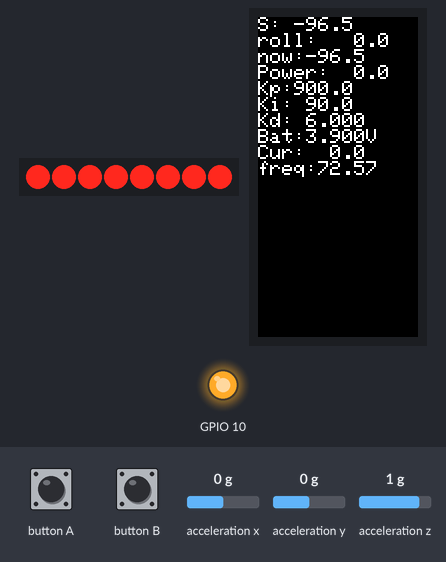
Bench run of a sketch on a simulated ESP32. Shown: 8 port-expander outputs drawn as a row of LEDs (first output left, lit = HIGH), 80×160 colour display, output pins drawn as LEDs (lit = HIGH). Wiring (inferred from the names in the program): PCF8574 port expander at I2C address 0x38. Wiring (inferred from the signals the program sends): row of LEDs: on Q0, Q1, Q2, Q3, Q4, Q5, Q6, Q7. Inputs (shaded band) come from the test bench; at power-on: acceleration y 0 g, acceleration z 1 g, acceleration x 0 g. What the sketch prints to the serial monitor is not drawn.

Above: at 0.86 s.
1.4 s: button A pressed for 0.15 s
At 3.51 s:
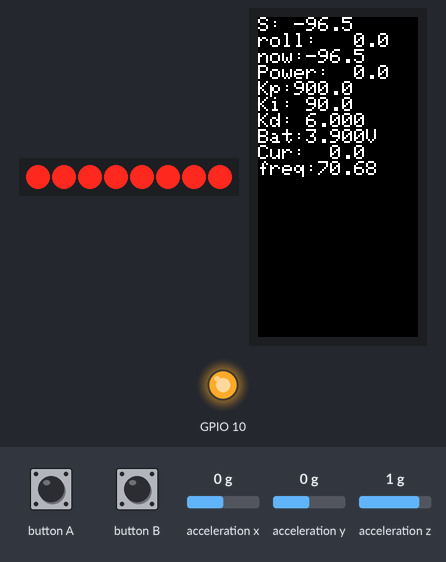
4.5 s: acceleration y set to -0.9 g
At 5.56 s:
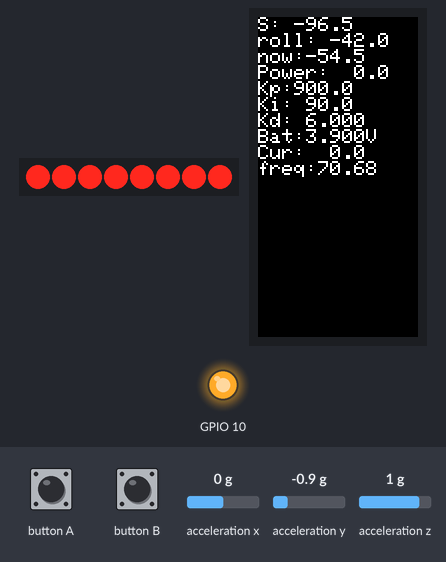
7.5 s: acceleration y set to -1.2 g
At 9.91 s:
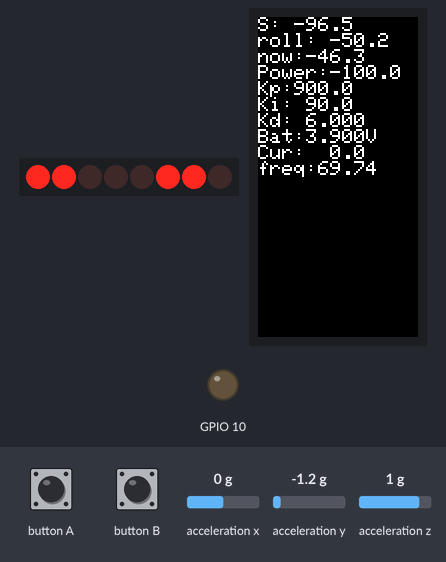
10.2 s: acceleration z set to -1.4 g
At 10.66 s:
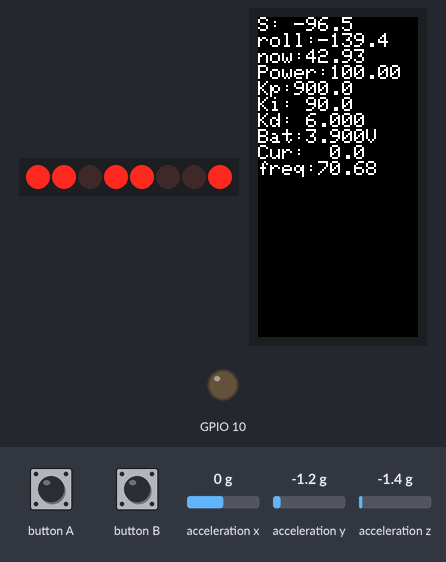
12.9 s: button A pressed for 1 s
At 14.7 s:
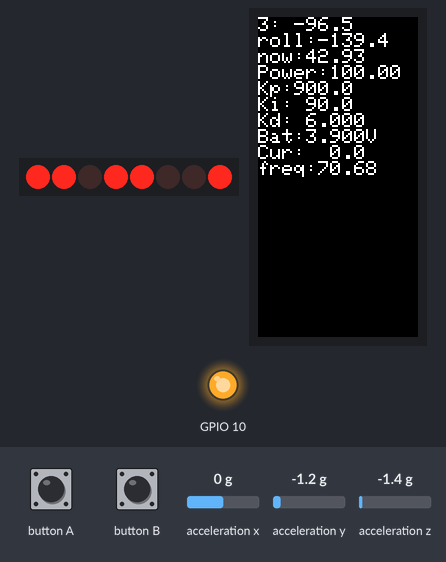
16.4 s: acceleration y set to -1.4 g
At 17.29 s:
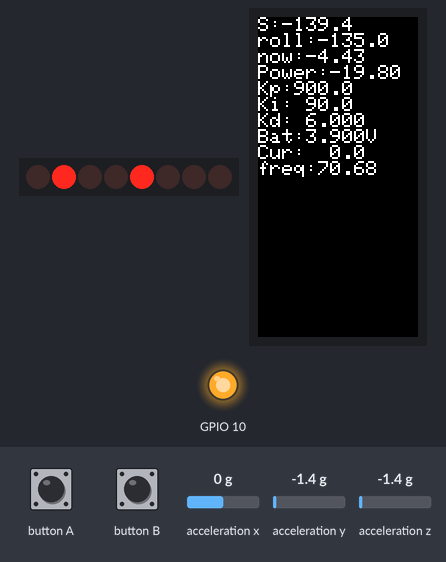
Timing chart, 0 to 22.3 s (numbered marks = the images above; inputs shaded):
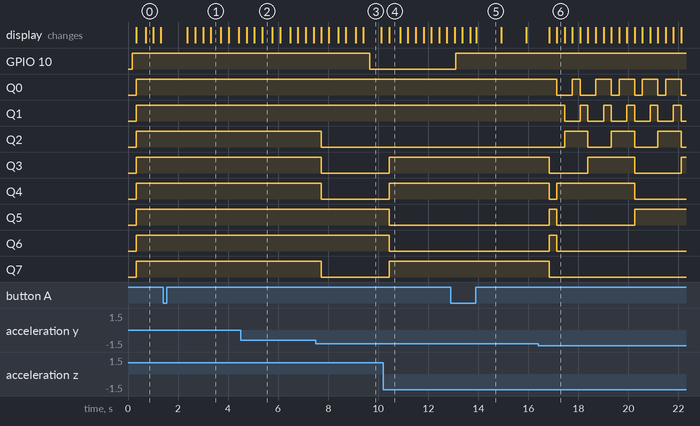

The sketch:

balac_pid.ino
```cpp
#include <M5StickC.h>
#include "BalaC.h"

float Kp = 0.0;
float Ki = 0.0;
float Kd = 0.0;

// @kelu : target should be programmable.
float target = -96.5;
float P, I, D, preP;

float power = 0;
float dt, preTime;

bool first = true;
bool started = false;

float roll, pitch, yaw;
float standard;
float now;
float loopfreq;

void drawScreen() {
 M5.Lcd.setCursor(0, 0);
  M5.Lcd.printf("S:%6.1f\n", target);
  M5.Lcd.printf("roll:%6.1f\n", roll);
  M5.Lcd.printf("now:%4.1f\n", target - roll);
  M5.Lcd.printf("Power:%5.1f\n", power);
  M5.Lcd.printf("Kp:%5.1f\n", Kp);
  M5.Lcd.printf("Ki:%5.1f\n", Ki);
  M5.Lcd.printf("Kd:%6.3f\n", Kd);
  M5.Lcd.printf("Bat:%5.3fV\n", M5.Axp.GetBatVoltage());
  M5.Lcd.printf("Cur:%5.1f\n", M5.Axp.GetBatCurrent());
  M5.Lcd.printf("freq:%5.2f        ",loopfreq);

}

void setup() {
  Serial.begin(151200);

  M5.begin();
  M5.Lcd.setRotation(2);
  M5.Lcd.fillScreen(BLACK);
  M5.Lcd.setTextSize(1);
  M5.Axp.ScreenBreath(8);
  M5.Axp.SetChargeCurrent(0x01);
  M5.MPU6886.Init();
  BalaC_Init();

  pinMode(GPIO_NUM_10, OUTPUT);
  digitalWrite(GPIO_NUM_10, HIGH);
  drawScreen();

// setting up PID values
  Kp = 900.0;
  Ki = 90.0;
  Kd = 6.0;
}

static  int Duty;
bool led = false;

void loop() {
  M5.update();
  if ( M5.BtnB.wasReleased() ) {
    // ボタンBを押すと再起動
    // Pressing button B restarts it.
    esp_restart();
  }

  if ( M5.BtnA.wasReleased() ) {
    // ボタンAを押して3秒後にモーター駆動開始
    // A is the large button
    // Press button A for 3 seconds to start motor drive.
    Serial.println("BtnA.wasReleased() == TRUE");

    if (!first)
    {
      // countdown start
      M5.Lcd.setCursor(0, 0);
      M5.Lcd.print("3");
      delay(1000);
      M5.Lcd.setCursor(0, 0);
      M5.Lcd.print("2");
      delay(1000);
      M5.Lcd.setCursor(0, 0);
      M5.Lcd.print("1");
      // When you press the button, hold it upright, wait,
      // and when you have one second left, set it against the current angle.
      // original
      // ボタンを押したら直立させて待ち残り1秒になったら現在の角度を基準に設定する
      float temp = 0.0;
      // 10 acqs are used here.
      for (int i = 0; i < 10; i++) {
        M5.MPU6886.getAhrsData(&pitch, &roll, &yaw); // , 100.0f
        temp += roll;
        delay(10);
      }
      // yup target is set here
      target = temp / 10.0;
    }
    first = false;

    delay(800);
    M5.Lcd.setCursor(0, 0);
    M5.Lcd.print("0");
    preTime = micros();
    started = true;

  }
  // Find the processing time
  dt = (micros() - preTime) / 1000000; // 処理時間を求める
  // Record the processing time
  preTime = micros(); // 処理時間を記録

  // loopfreq (displayed after) is the PID freq.
  loopfreq = 1/dt;

  M5.MPU6886.getAhrsData(&pitch, &roll, &yaw);//, loopfreq);

  //  Serial.printf("%8.1f,%8.1f,%8.1f\n",roll,pitch,yaw);
  drawScreen();
  //delay(2);
  if (!started) {
    return;
  }

  now = target - roll;


  // 目標角度から現在の角度を引いて偏差を求める
  // Find the deviation by subtracting the current angle from the target angle
  // -90~90を取るので90で割って-1.0~1.0にする
  // It takes -90~90, so divide by 90 to get -1.0~1.0
  P  = (target - roll) / 90;
  // 偏差を積分する
  // Integrate the deviation. : deviation over dt
  I += P * dt;
  // 偏差を微分する
  // Differentiate the deviation.
  D  = (P - preP) / dt;
  // 偏差を記録する
  // Record the deviation.
  preP = P;

  // 積分部分が大きくなりすぎると出力が飽和するので大きくなり過ぎたら0に戻す(アンチワインドアップ)
  // If the integral is too large, the output will be saturated,
  // so if it becomes too large, it will be set back to zero (anti-windup).
  if (100 < abs(I * Ki)) {
    I = 0;
    led = !led;
    digitalWrite(GPIO_NUM_10, led ? LOW : HIGH);
    // anti windup - toggle the led if it is the case.
  }

  // 出力を計算する
  // Calculating the output
  power = Kp * P + Ki * I + Kd * D;

  power += 9 * (power / abs(power));

  power = constrain(power, -100, 100);


  // モーターの出力を決定する(90で静止+-それぞれが90より離れると速度アップ)
  // Determine the power output of the motor
  // (stationary at 90 + - each away from 90 and speed up)

  //Duty = (int)(80 * (power / 100));
  Duty = (int)power;

  // +-40度を越えたら倒れたとみなす
  // If it's over +-50 degrees, it's considered a fall.
  if (abs(now) <= 50 )
  {
    BalaC_SetPowerA(-Duty);
    BalaC_SetPowerB(Duty);
  }
  else {
    // 静止
    // standing still
    BalaC_SetPowerA(0);
    BalaC_SetPowerB(0);

    power = 0;
    I = 0;
    led = false;
  }
}
```

BalaC.cpp
```cpp
#include "BalaC.h"

#define BALAC_ADDRESS  0X38
#define BALAC_SDA      0
#define BALAC_SCL      26
#define BALAC_IICFREQ  400000


void IIC_Write_1bytes(uint8_t address,uint8_t Register_address,uint8_t data)
{
    Wire.beginTransmission(address);
    Wire.write(Register_address);
    Wire.write(data);
    Wire.endTransmission();
}

void IIC_Write_2bytes(uint8_t address,uint8_t Register_address,uint16_t data)
{
    Wire.beginTransmission(address);
    Wire.write(Register_address);
    Wire.write(data >> 8); //MSB
    Wire.write(data & 0xFF); //LSB
    Wire.endTransmission();
}

uint8_t readBytes(uint8_t address, uint8_t subAddress, uint8_t count,uint8_t * dest)
{
    Wire.beginTransmission(address);   // Initialize the Tx buffer
    Wire.write(subAddress);            // Put slave register address in Tx buffer
    uint8_t i = 0;
    if (Wire.endTransmission(false) == 0 && Wire.requestFrom(address, (uint8_t)count))
    {
        while (Wire.available())
        {
            dest[i++]=Wire.read();
        }
        return true;
    }
    return false;
}

/*******************************************************************************/


void BalaC_Init()
{
  Wire.begin(BALAC_SDA, BALAC_SCL, BALAC_IICFREQ);
  BalaC_SetPowerA(0);
  BalaC_SetPowerB(0);
}

void BalaC_SetPowerA(int8_t power)
{
  if (power!=0) power += 7 *(power/abs(power));
  power = constrain(power, -100, 100);
  IIC_Write_1bytes(BALAC_ADDRESS, 0, power);
}

void BalaC_SetPowerB(int8_t power)
{
  power = constrain(power, -100, 100);
  IIC_Write_1bytes(BALAC_ADDRESS, 1, power);
}
```

BalaC.h
```cpp
#ifndef _BALAC_H_
#define _BALAC_H_

#include <M5StickC.h>


void BalaC_Init();

void BalaC_SetPowerA(int8_t power);

void BalaC_SetPowerB(int8_t power);


#endif
```

Measured:
- the behaviour switches between -1 and -1.1 g on acceleration y (found by bisection; images 2 and 3)
- after the input at 1.4 s, the display: first changes after 0.97 s (image 1 shows a later state)
- after the input at 7.5 s, GPIO 10: HIGH → LOW after 2.2 s; the display: first changes after 0.22 s (image 3 shows a later state)
- after the input at 10.2 s, GPIO 10: stays LOW (without the input it goes to HIGH after 1.6 s); the display: changes after 0.24 s (image 4)
- after the input at 12.9 s, GPIO 10: goes on until 13.1 s, then stays HIGH; the display: first differs from a run without the input after 1.0 s (image 5)
- what the display in image 3 shows lasts 0.7 s, from 9.4 s to 10.1 s
- what the display in image 4 shows lasts 0.5 s, from 10.4 s to 10.9 s
